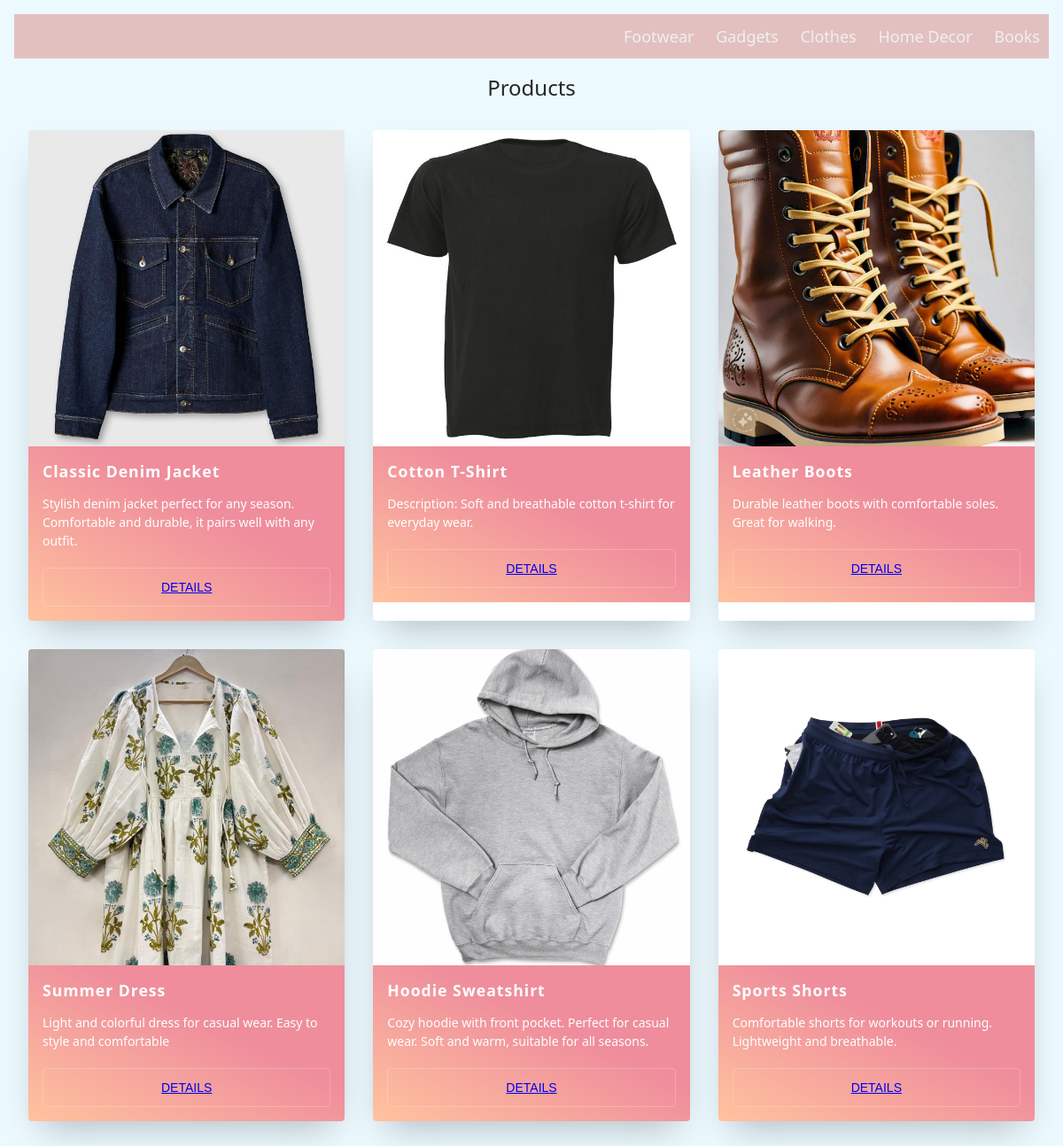
Page /clothes/ on the committed database.
### core/models.py (models this page shows, shortened)
class Product(models.Model):
    name = models.CharField(max_length=255)
    price = models.DecimalField(max_digits=12, decimal_places=2, default= 0.00)
    description = models.TextField(null=True, blank=True)
    category = models.ForeignKey(Category,on_delete=models.CASCADE)
    thumbnails = models.ImageField(upload_to="product_thumbnail/", null=True, blank=True)

### core/views.py (the view)
# urls.py: path("clothes/", clothes_page, name="clothes"),
def clothes_page(request):
    category = Category.objects.get(name="Clothes")
    products = Product.objects.filter(category=category)
    return render(request, "clothes.html", {"object_list": products})

### templates/Clothes.html (shortened to what this page needs)
{% extends 'base.html' %}
{% load static %}

### templates/base.html (shortened to what this page needs)
{% block content %}
{% load static %}
<!DOCTYPE html>
<html lang="en">
<head>
    <link rel="stylesheet" href="{% static 'css/style.css' %}">
</head>
<body>
    <div class="nav">
  <div class="nav-links">
    <a href="http://127.0.0.1:8000/">Footwear</a>
    <a href="{% url 'gadgets' %}">Gadgets</a>
    <a href="{% url 'clothes' %}">Clothes</a>
    <a href="{% url 'home_decor' %}">Home Decor</a>
    <a href="{% url 'books' %}">Books</a>
  </div>
</div>
<div class="main">
<h1>Products</h1>
<ul class="cards">
  {% for product in object_list %}
    <li class="cards_item">
      <div class="card">
        <div class="card_image">
          <img src="{{ product.thumbnails.url }}" alt="">
        </div>
        <div class="card_content">
          <h2 class="card_title">{{ product.name }}</h2>
          <p class="card_text">{{ product.description }}</p>
          <button class="btn card_btn"><a href="{% url 'product-details' product.pk %}">Details</a></button>
        </div>
      </div>
    </li>
  {% endfor %}
</body>
</html>
{% endblock %}

### static/css/style.css (style rules this page uses)
*, *::before, *::after { box-sizing: border-box; }
html { background-color: #ecf9ff; }
body { color: #272727; font-family: 'Quicksand', serif; font-style: normal; font-weight: 400; letter-spacing: 0; padding: 1rem; }
.main { max-width: 1200px; margin: 0 auto; }
h1 { font-size: 24px; font-weight: 400; text-align: center; }
img { height: auto; max-width: 100%; vertical-align: middle; }
.btn { color: #ffffff; padding: 0.8rem; font-size: 14px; text-transform: uppercase; border-radius: 4px; font-weight: 400; display: block; width: 100%; cursor: pointer; border: 1px solid rgba(255, 255, 255, 0.2); background: transparent; }
.cards { display: flex; flex-wrap: wrap; list-style: none; margin: 0; padding: 0; }
.cards_item { display: flex; padding: 1rem; }
@media (min-width: 40rem) { .cards_item { width: 50%; } }
@media (min-width: 56rem) { .cards_item { width: 33.3333%; } }
.card { background-color: white; border-radius: 0.25rem; box-shadow: 0 20px 40px -14px rgba(0, 0, 0, 0.25); display: flex; flex-direction: column; overflow: hidden; }
.card_content { padding: 1rem; background: linear-gradient(to bottom left, #EF8D9C 40%, #FFC39E 100%); }
.card_title { color: #ffffff; font-size: 1.1rem; font-weight: 700; letter-spacing: 1px; text-transform: capitalize; margin: 0px; }
.card_text { color: #ffffff; font-size: 0.875rem; line-height: 1.5; margin-bottom: 1.25rem; font-weight: 400; }
* { box-sizing: border-box; }
body { margin: 0px; font-family: 'segoe ui'; }
.nav { height: 50px; width: 100%; background-color: #e3c0c0; position: relative; }
.nav > .nav-links { display: inline; float: right; font-size: 18px; }
.nav > .nav-links > a { display: inline-block; padding: 13px 10px 13px 10px; text-decoration: none; color: #efefef; }

### rows in the picture
Product: thumbnails (picture), name "Classic Denim Jacket", description "Stylish denim jacket perfect for any season. Comfortable and durable, it pairs well with any outfit."
Product: thumbnails (picture), name "Cotton T-Shirt", description "Description: Soft and breathable cotton t-shirt for everyday wear."
Product: thumbnails (picture), name "Leather Boots", description "Durable leather boots with comfortable soles. Great for walking."
Product: thumbnails (picture), name "Summer Dress", description "Light and colorful dress for casual wear. Easy to style and comfortable"
Product: thumbnails (placeholder picture), name "Hoodie Sweatshirt", description "Cozy hoodie with front pocket. Perfect for casual wear. Soft and warm, suitable for all seasons."
Product: thumbnails (picture), name "Sports Shorts", description "Comfortable shorts for workouts or running. Lightweight and breathable."
